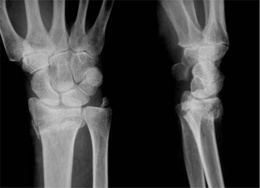
%> input picture ProjParcial1/Banco de Imagens/Fratura-de-punho-RX.jpg, 260 x 188 px, shrunk from 425 x 308 before the run
$ octave --eval "copymove2(imread('../../ProjParcial1/Banco de Imagens/Fratura-de-punho-RX.jpg'));"   (GNU Octave 9; MATLAB toolbox functions it lacks are replaced by stand-ins)
%> lines starting %> are read from the running program, lines starting %| are printed output that depends on the picture; in (x1, y1, x2, y2) boxes, pixels count from 0 and x2, y2 are one past the last pixel; in counts of white or black regions, pixels touching at a corner belong together; the program's own positions count from 1
function copymove2(RGBimage)

grayimage=rgb2gray(RGBimage); % converter RGB to gray
%> grayimage is the input picture: size 188x260 uint8; min 0, max 211, mean 59.9
[M ,N]=size(grayimage); %pega o tamanho da imagem
%> M = 188; N = 260
grayimage = resize(grayimage, [M/2, N/2]);
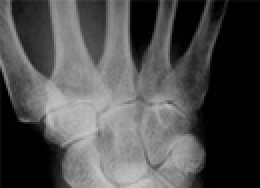
%> grayimage: size 94x130 uint8 (shown 2 times larger); min 0, max 199, mean 77.7
[M, N] = size(grayimage);
%> M = 94; N = 130
B=8; %bloco usado para analisar a imagem, dimensao B x B
num_blocks=(M-B+1)*(N-B+1); %numero de blocos na imagem
%> num_blocks = 10701
FVsize=4; %tamanho do vetor de atributoes
FeatureMatrix=zeros(num_blocks,FVsize+3);

search_th=15; %threshold de procura
MinDistance=50; %distancia minima entre elementos
Similarity_th=0.5; %threshold de similaridade

%%Cria uma mascara circular
circle=ones(B,B);
for i=1:B
    for j=1:B
        if norm([i-(B+1)/2,j-(B+1)/2])<=B/2
            circle(i,j)=1;
        end
    end
end

%Quarters of square
quarter2_mask=[zeros(B/2,B/2),ones(B/2,B/2);zeros(B/2,B/2), zeros(B/2,B/2)];
quarter1_mask=[ones(B/2,B/2) , zeros(B/2,B/2);zeros(B/2,B/2), zeros(B/2,B/2)];
quarter3_mask=[zeros(B/2,B/2) , zeros(B/2,B/2);ones(B/2,B/2), zeros(B/2,B/2)];
quarter4_mask=[zeros(B/2,B/2) , zeros(B/2,B/2);zeros(B/2,B/2), ones(B/2,B/2)];

%Quarters of circle
quarter1_mask=quarter1_mask & circle;
quarter2_mask=quarter2_mask & circle;
quarter3_mask=quarter3_mask & circle;
quarter4_mask=quarter4_mask & circle;
area_quarter=sum(sum(quarter1_mask));

%Blocking & Extra玢o de Atributos
rownum=1;
for i=1:M-B+1
    for j=1:N-B+1
        block=grayimage(i:i+B-1,j:j+B-1);
        Block_DCT=dct2(block);%DCT of Block
        v=([ uint8(sum(sum(quarter1_mask*Block_DCT)) ), uint8( sum(sum(quarter2_mask*Block_DCT)) ),uint8(sum(sum(quarter3_mask*Block_DCT))),uint8(sum(sum(quarter4_mask*Block_DCT)))]) /(B.^2/4);%Feature Vector
        %put block in a row
        FeatureMatrix(rownum,:)=[v ,i,j,std(double(block(:)),1)];
        rownum=rownum+1;
    end
end
%> after the loop, rownum = 10702
max_std=max(FeatureMatrix(:,FVsize+3));
%> max_std = 63
min_std=min(FeatureMatrix(:,FVsize+3));
%> min_std = 0


%Ordena玢o
FeatureMatrix=sortrows(FeatureMatrix,1:FVsize);

%Combinando blocos similares e filtrando por distancia
mask=false(M,N);%ultimate mask of copy-move regions

matchlist=[];
dot=B;
min_th=0.0;
max_th=0.5;
%Similarity_factor=(max_th-min_th)/(max_std);
threshold = 0.0015;
for u=1:num_blocks
    search_depth=min(num_blocks-u,search_th);
    %num_blocks-u == number de blocos restantes
    %threshold=Similarity_factor*FeatureMatrix(u,FVsize+3)+min_th;

    for v=1:search_depth
        if norm(FeatureMatrix(u,FVsize+1:FVsize+2)-FeatureMatrix(u+v,FVsize+1:FVsize+2))>MinDistance %filtering by Distance Of Blocks -- filter near blocks
            if norm(FeatureMatrix(u,1:FVsize)-FeatureMatrix(u+v,1:FVsize))<= threshold %Similarity_th %filtering by Similarity measure
                % u and u+v  are similar
                % mark in mask image
                mask(FeatureMatrix(u,FVsize+1):FeatureMatrix(u,FVsize+1)+dot-1,FeatureMatrix(u,FVsize+2):FeatureMatrix(u,FVsize+2)+dot-1)=1;
                mask(FeatureMatrix(u+v,FVsize+1):FeatureMatrix(u+v,FVsize+1)+dot-1,FeatureMatrix(u+v,FVsize+2):FeatureMatrix(u+v,FVsize+2)+dot-1)=1;
            end
        end
    end
end
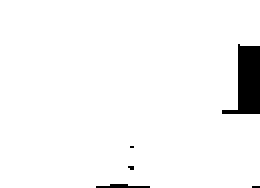
%> mask: size 94x130 logical (shown 2 times larger); 96.4% white; 5 black regions (3 under 20 px), largest, box (x1, y1, x2, y2) and area: (111, 22, 130, 57) 391, (48, 92, 75, 94) 36
%remove isolated regions
%area=round(0.001*M*N);
%mask=bwareaopen(mask,area,4);
% %Closing for fill holes
%mask=imclose(mask,[1 1 1;1 1 1; 1 1 1]);

%Mark Ultimate Result
ultimate= RGBimage;
red_channel=RGBimage(:,:,1);
%> (the run ends here)
